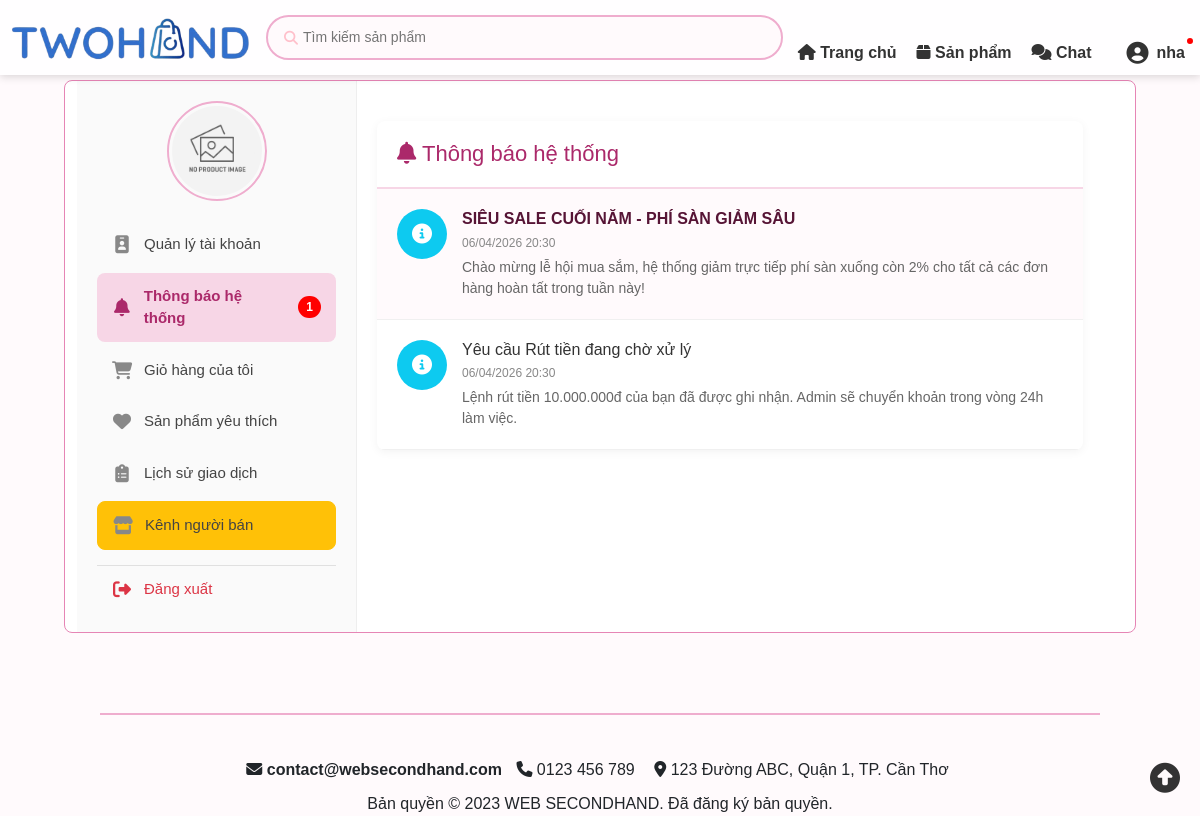
The app's page /controllers/thongBaoController.php (signed in) with its own data.
### tables this page shows
CREATE TABLE ThongBaoNguoiDung (
    Id INT AUTO_INCREMENT PRIMARY KEY,
    MaTB INT,
    IdNhan INT(10),
    DaXem BOOLEAN DEFAULT 0,
    NgayXem DATETIME,
    FOREIGN KEY (MaTB) REFERENCES ThongBao(MaTB) ON DELETE CASCADE,
    FOREIGN KEY (IdNhan) REFERENCES TaiKhoan(IdTaiKhoan) ON DELETE CASCADE
);

CREATE TABLE ThongBao (
    MaTB INT AUTO_INCREMENT PRIMARY KEY,
    TieuDe VARCHAR(255) NOT NULL,
    NoiDung TEXT,
    LoaiTB ENUM('HeThong', 'DonHang', 'KhuyenMai', 'ViPham', 'BaoCao') DEFAULT 'HeThong',
    NguoiGui INT(10) DEFAULT NULL, 
    NgayTao DATETIME DEFAULT CURRENT_TIMESTAMP
);

### controllers/thongBaoController.php (called while the page is built, shortened)
<?php
require_once __DIR__ . '/../includes/ketnoi.php';
require_once __DIR__ . '/../models/thongBaoModel.php';
$idTaiKhoan = $_SESSION['IdTaiKhoan'];
$thongBaoModel = new ThongBaoModel($conn);
$dsThongBao = $thongBaoModel->getThongBaoCuaToi($idTaiKhoan);
include_once __DIR__ . '/../views/thongBao.php';

### models/thongBaoModel.php (called while the page is built, shortened)
<?php
class ThongBaoModel
{
    private $conn;
    public function __construct($conn)
    {
        $this->conn = $conn;
    }
    public function getThongBaoCuaToi($idTaiKhoan)
    {
        $sql = "SELECT tb.*, tbn.DaXem, tbn.Id
                FROM ThongBao tb
                JOIN ThongBaoNguoiDung tbn ON tb.MaTB = tbn.MaTB
                WHERE tbn.IdNhan = ?
                ORDER BY tb.NgayTao DESC";
        $stmt = $this->conn->prepare($sql);
        $stmt->bind_param("i", $idTaiKhoan);
        $stmt->execute();
        return $stmt->get_result()->fetch_all(MYSQLI_ASSOC);
    }
    public function demThongBaoChuaDoc($idTaiKhoan)
    {
        $sql = "SELECT COUNT(*) as SoLuong FROM ThongBaoNguoiDung WHERE IdNhan = ? AND DaXem = 0";
        $stmt = $this->conn->prepare($sql);
        $stmt->bind_param("i", $idTaiKhoan);
        $stmt->execute();
        return $stmt->get_result()->fetch_assoc()['SoLuong'];
    }
}

### views/thongBao.php (the view, shortened to what this page needs)
<!DOCTYPE html>
<html lang="vi">
<head>
    <link href="https://cdn.jsdelivr.net/npm/bootstrap@5.3.2/dist/css/bootstrap.min.css" rel="stylesheet">
    <link rel="stylesheet" href="https://cdnjs.cloudflare.com/ajax/libs/font-awesome/6.4.0/css/all.min.css">
    <link href="../assets/css/header.css" rel="stylesheet">
    <link href="../assets/css/color.css" rel="stylesheet">
    <link href="../assets/css/thongTinTaiKhoan.css" rel="stylesheet">
    <link href="../assets/css/thongBao.css" rel="stylesheet">
</head>
<body>
    <?php include '../includes/header.php'; ?>
    <div class="giua-trang">
        <div class="container">
            <?php
            $soThongBaoMoi_Sidebar = 0;
            if (isset($_SESSION['IdTaiKhoan'])) {
                global $conn;
                if ($conn) {
                    $modelTB_Sidebar = new ThongBaoModel($conn);
                    $soThongBaoMoi_Sidebar = $modelTB_Sidebar->demThongBaoChuaDoc($_SESSION['IdTaiKhoan']);
                }
            }
            $current_page = basename($_SERVER['PHP_SELF']);
            ?>
            <div class="side">
                <div class="avatar-ten" style="text-align: center; margin-bottom: 20px;">
                    <div class="avatar" style="width: 100px; height: 100px; margin: 0 auto 10px; border-radius: 50%; border: 2px solid var(--bs-pink-200); padding: 3px; display: flex; justify-content: center; align-items: center;">
                        <img src="../<?php echo isset($_SESSION['Avatar']) && !empty($_SESSION['Avatar']) ? $_SESSION['Avatar'] : 'assets/images/placeholder.png'; ?>"
                            alt="Avatar" style="width: 100%; height: 100%; border-radius: 50%; object-fit: cover;">
                    </div>
                </div>
                <nav class="menu">
                    <ul>
                        <li>
                            <a href="../controllers/thongTinTaiKhoanController.php" class="<?= ($current_page == 'thongTinTaiKhoanController.php') ? 'active' : '' ?>">
                                <i class="fa-solid fa-id-badge"></i> Quản lý tài khoản
                            </a>
                        </li>
                        <li>
                            <a href="../controllers/thongBaoController.php" class="<?= ($current_page == 'thongBaoController.php') ? 'active' : '' ?>">
                                <i class="fa-solid fa-bell"></i> Thông báo hệ thống
                                <?php if ($soThongBaoMoi_Sidebar > 0): ?>
                                    <span class="menu-badge-count"><?= $soThongBaoMoi_Sidebar ?></span>
                                <?php endif; ?>
                            </a>
                        </li>
                        <li>
                            <a href="../controllers/gioHangController.php" class="<?= ($current_page == 'gioHangController.php') ? 'active' : '' ?>">
                                <i class="fa-solid fa-cart-shopping"></i> Giỏ hàng của tôi
                            </a>
                        </li>
                        <li>
                            <a href="../controllers/danhSachYeuThichController.php" class="<?= ($current_page == 'danhSachYeuThichController.php') ? 'active' : '' ?>">
                                <i class="fa-solid fa-heart"></i> Sản phẩm yêu thích
                            </a>
                        </li>
                        <li>
                            <a href="../controllers/lichSuDonHangController.php" class="<?= ($current_page == 'lichSuDonHangController.php') ? 'active' : '' ?>">
                                <i class="fa-solid fa-clipboard-list"></i> Lịch sử giao dịch
                            </a>
                        </li>
                        <li>
                            <?php
                            $trangThai = 'ChuaKichHoat';
                            if (isset($_SESSION['IdTaiKhoan']) && isset($conn)) {
                                $idUser_check = (int)$_SESSION['IdTaiKhoan'];
                                $sql_check = "SELECT TrangThaiBanHang FROM TaiKhoan WHERE IdTaiKhoan = $idUser_check";
                                $res_check = $conn->query($sql_check);
                                if ($res_check && $res_check->num_rows > 0) {
                                    $row_check = $res_check->fetch_assoc();
                                    $trangThai = $row_check['TrangThaiBanHang'];
                                }
                            }
                            if ($trangThai === 'DangHoatDong'):
                            ?>
                                <a href="../seller/controllers/sellerSanPhamController.php" class="btn btn-warning">
                                    <i class="fa-solid fa-store"></i> Kênh người bán
                                </a>
                            <?php else: ?>
                                <a href="kichHoatBanHangController.php" class="btn">
                                    <i class="fa-solid fa-rocket"></i> Kích hoạt chức năng bán hàng
                                </a>
                            <?php endif; ?>
                        </li>
                        <li>
                            <a href="../controllers/dangXuatController.php" class="logout-link">
                                <i class="fa-solid fa-right-from-bracket"></i> Đăng xuất
                            </a>
                        </li>
                    </ul>
                </nav>
            </div>
            <div class="content" style="flex: 1; padding-left: 20px; background: transparent; border: none;">
                <div class="thong-bao-container">
                    <div class="tb-header">
                        <h2><i class="fa-solid fa-bell"></i> Thông báo hệ thống</h2>
                    </div>
                    <div class="tb-list">
                        <?php if (empty($dsThongBao)): ?>
                            <div class="text-center py-5 text-muted">
                                <i class="fa-regular fa-bell-slash fa-3x mb-3"></i>
                                <p>Bạn chưa có thông báo nào.</p>
                            </div>
                        <?php else: ?>
                            <?php foreach ($dsThongBao as $tb):
                                $iconClass = 'fa-info-circle';
                                $bgClass = 'icon-hethong';
                                $isUnread = ($tb['DaXem'] == 0) ? 'unread' : '';
                            ?>
                                <div class="tb-item <?= $isUnread ?>"
                                    id="item-tb-<?= $tb['MaTB'] ?>"
                                    onclick="moThongBao(<?= $tb['MaTB'] ?>, '<?= htmlspecialchars($tb['TieuDe'], ENT_QUOTES) ?>')">
                                    <div class="tb-icon <?= $bgClass ?>">
                                        <i class="fa-solid <?= $iconClass ?>"></i>
                                    </div>
                                    <div class="tb-content">
                                        <h4 class="tb-title"><?= htmlspecialchars($tb['TieuDe']) ?></h4>
                                        <div class="tb-date"><?= date('d/m/Y H:i', strtotime($tb['NgayTao'])) ?></div>
                                        <div class="tb-snippet"><?= strip_tags($tb['NoiDung']) ?></div>
                                    </div>
                                </div>
                            <?php endforeach; ?>
                        <?php endif; ?>
                    </div>
                </div>
            </div>
        </div>
    </div>
    <?php include '../includes/footer.php'; ?>
</body>
</html>

### records on screen
thongbaonguoidung: MaTB.TieuDe "SIÊU SALE CUỐI NĂM - PHÍ SÀN GIẢM SÂU", MaTB.NgayTao "06/04/2026 20:30", MaTB.NoiDung "Chào mừng lễ hội mua sắm, hệ thống giảm trực tiếp phí sàn xuống còn 2% cho tất cả các đơn hàng hoàn tất trong tuần này!"
thongbaonguoidung: MaTB.TieuDe "Yêu cầu Rút tiền đang chờ xử lý", MaTB.NgayTao "06/04/2026 20:30", MaTB.NoiDung "Lệnh rút tiền 10.000.000đ của bạn đã được ghi nhận. Admin sẽ chuyển khoản trong vòng 24h làm việc."

### other values on screen
$_SESSION['TenTK'] "nha"
$soThongBaoMoi_Sidebar "1"
